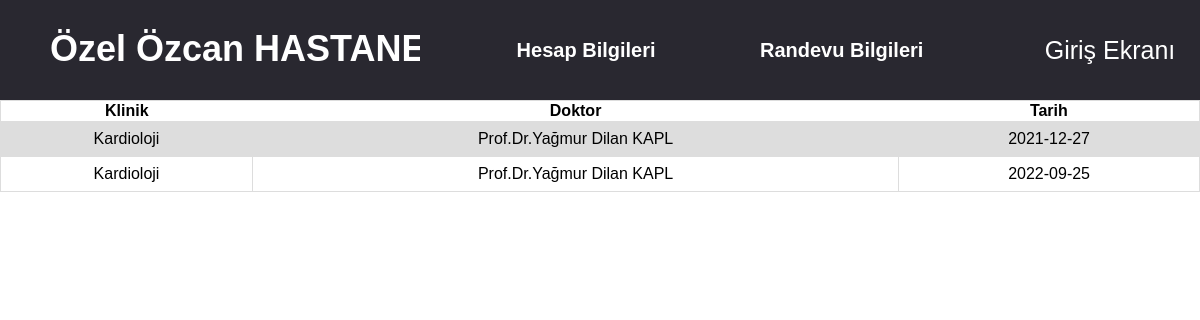
The page /kullanıcıgiris/randevu.php (signed in) on the database its author committed.
### tables this page shows
CREATE TABLE `randevu` (
  `randevu_id` int(11) NOT NULL,
  `randevu_sehir` varchar(20) NOT NULL,
  `randevu_tarih` date NOT NULL,
  `randevu_hastane` varchar(50) NOT NULL,
  `randevu_doktor` varchar(25) NOT NULL,
  `randevu_klinik` varchar(20) NOT NULL,
  `randevu_hasta_id` int(11) NOT NULL
);

### kullanıcıgiris/randevu.php (the view, shortened to what this page needs)
<?php include 'header.php'; ?>
<!DOCTYPE html>
<html lang="tr">
<head>
</head>
<body>
<table>
    <tr>
        <th>Klinik</th>
        <th>Doktor</th>
        <th>Tarih</th>
    </tr>
    <?php
    $randevu_sor = $db->prepare("SELECT * FROM randevu
    INNER JOIN kullanici ON randevu.randevu_hasta_id = kullanici.kullanici_id WHERE kullanici_tc=:kullanici_tc");
    $randevu_sor->execute([
        'kullanici_tc' => $_SESSION['userkullanici_tc']
    ]);
    while ($randevu_cek = $randevu_sor->fetch(PDO::FETCH_ASSOC)) { ?>
    <tr>
        <td><?php echo $randevu_cek['randevu_klinik']; ?></td>
        <td><?php echo $randevu_cek['randevu_doktor']; ?></td>
        <td><?php echo $randevu_cek['randevu_tarih']; ?></td>
    </tr>
    <?php } ?>
    </table>
</body>
</html>

### kullanıcıgiris/style.css (style rules this page uses)
body { padding: 0; margin: 0; font-family: 'helvetica', sans-serif; text-align: center; background-color: white; }
::placeholder { font: 25px; text-align: center; }
table { font-family: Arial, Helvetica, sans-serif; border-collapse: collapse; width: 100%; }
td, tr { border: 1px solid #dddddd; text-align: center; padding: 8px; }
tr:nth-child(even) { background: #dddddd; }

### rows shown on the page
randevu: randevu_klinik "Kardioloji", randevu_doktor "Prof.Dr.Yağmur Dilan KAPL", randevu_tarih "2021-12-27"
randevu: randevu_klinik "Kardioloji", randevu_doktor "Prof.Dr.Yağmur Dilan KAPL", randevu_tarih "2022-09-25"
